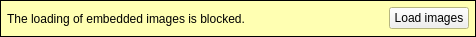
<?xml version="1.0" encoding="UTF-8"?>
<ui version="4.0">
 <class>RSImageBlockWidget</class>
 <widget class="QWidget" name="RSImageBlockWidget">
  <property name="geometry">
   <rect>
    <x>0</x>
    <y>0</y>
    <width>476</width>
    <height>37</height>
   </rect>
  </property>
  <property name="windowTitle">
   <string>Form</string>
  </property>
  <layout class="QHBoxLayout" name="horizontalLayout">
   <property name="spacing">
    <number>0</number>
   </property>
   <property name="margin">
    <number>0</number>
   </property>
   <item>
    <widget class="QFrame" name="infoFrame">
     <property name="palette">
      <palette>
       <active>
        <colorrole role="Base">
         <brush brushstyle="SolidPattern">
          <color alpha="255">
           <red>255</red>
           <green>255</green>
           <blue>255</blue>
          </color>
         </brush>
        </colorrole>
        <colorrole role="Window">
         <brush brushstyle="SolidPattern">
          <color alpha="255">
           <red>255</red>
           <green>255</green>
           <blue>178</blue>
          </color>
         </brush>
        </colorrole>
       </active>
       <inactive>
        <colorrole role="Base">
         <brush brushstyle="SolidPattern">
          <color alpha="255">
           <red>255</red>
           <green>255</green>
           <blue>255</blue>
          </color>
         </brush>
        </colorrole>
        <colorrole role="Window">
         <brush brushstyle="SolidPattern">
          <color alpha="255">
           <red>255</red>
           <green>255</green>
           <blue>178</blue>
          </color>
         </brush>
        </colorrole>
       </inactive>
       <disabled>
        <colorrole role="Base">
         <brush brushstyle="SolidPattern">
          <color alpha="255">
           <red>255</red>
           <green>255</green>
           <blue>178</blue>
          </color>
         </brush>
        </colorrole>
        <colorrole role="Window">
         <brush brushstyle="SolidPattern">
          <color alpha="255">
           <red>255</red>
           <green>255</green>
           <blue>178</blue>
          </color>
         </brush>
        </colorrole>
       </disabled>
      </palette>
     </property>
     <property name="autoFillBackground">
      <bool>true</bool>
     </property>
     <property name="frameShape">
      <enum>QFrame::Box</enum>
     </property>
     <layout class="QHBoxLayout" name="horizontalLayout_2">
      <property name="margin">
       <number>6</number>
      </property>
      <item>
       <widget class="QLabel" name="infoLabel">
        <property name="text">
         <string>The loading of embedded images is blocked.</string>
        </property>
       </widget>
      </item>
      <item>
       <spacer name="horizontalSpacer">
        <property name="orientation">
         <enum>Qt::Horizontal</enum>
        </property>
        <property name="sizeHint" stdset="0">
         <size>
          <width>162</width>
          <height>20</height>
         </size>
        </property>
       </spacer>
      </item>
      <item>
       <widget class="QPushButton" name="loadImagesButton">
        <property name="text">
         <string>Load images</string>
        </property>
       </widget>
      </item>
     </layout>
    </widget>
   </item>
  </layout>
 </widget>
 <resources/>
 <connections/>
</ui>
